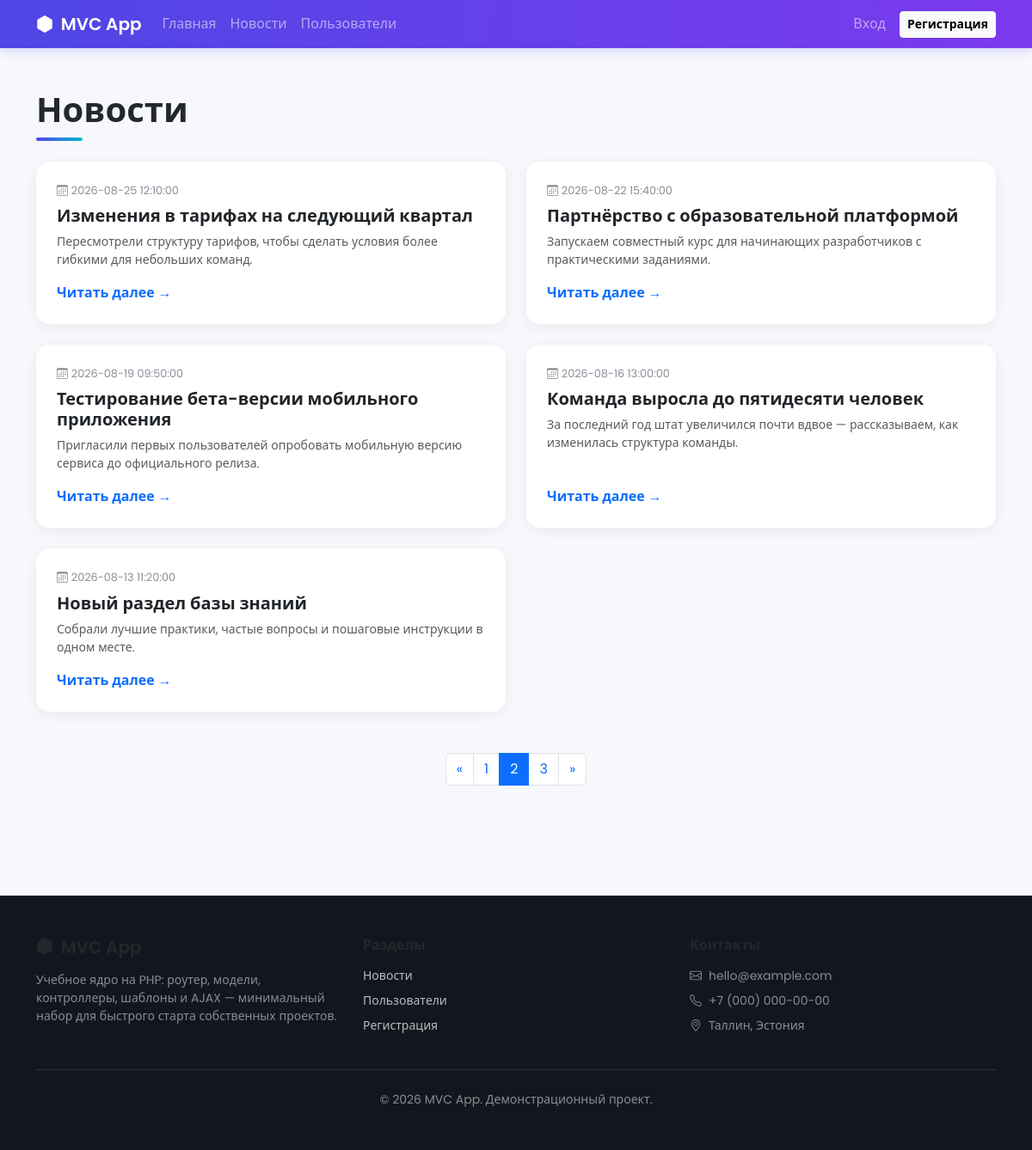
The page /news/index/page/2 on the database its author committed.
### tables this page shows
CREATE TABLE IF NOT EXISTS news (
    id INT UNSIGNED AUTO_INCREMENT PRIMARY KEY,
    title VARCHAR(200) NOT NULL,
    slug VARCHAR(220) NOT NULL UNIQUE,
    excerpt VARCHAR(500) NOT NULL,
    content TEXT NOT NULL,
    created_at DATETIME NOT NULL
);

### core/View.php (called while the page is built, shortened)
<?php
class View
{
    private string $viewsPath;
    public function __construct()
    {
        $this->viewsPath = BASE_PATH . '/app/views/';
    }
    public function render(string $viewPath, array $data = []): void
    {
        $content = $this->renderPartial($viewPath, $data);
    }
    public function renderPartial(string $viewPath, array $data = []): string
    {
        $file = $this->viewsPath . $viewPath . '.php';
        extract($data, EXTR_SKIP);
        require $file;
        return ob_get_clean();
    }
}

### core/Controller.php (called while the page is built, shortened)
<?php
abstract class Controller
{
    protected View $view;
    public function __construct(array $params = [])
    {
        $this->view   = new View();
    }
    protected function model(string $name): mixed
    {
        $class = ucfirst($name) . 'Model';
        $file  = BASE_PATH . '/app/models/' . $class . '.php';
        return new $class();
    }
    protected function render(string $viewPath, array $data = []): void
    {
        $this->view->render($viewPath, $data);
    }
}

### app/controllers/NewsController.php (called while the page is built, shortened)
<?php
class NewsController extends Controller
{
    public function indexAction(array $params): void
    {
        $page = max(1, (int)($params['page'] ?? 1));
        $newsModel = $this->model('news');
        $total      = $newsModel->countAll();
        $totalPages = max(1, (int)ceil($total / self::PER_PAGE));
        $page       = min($page, $totalPages);
        $items = $newsModel->getPaginated($page, self::PER_PAGE);
        $this->render('news/index', [
            'title'      => 'Новости',
            'items'      => $items,
            'page'       => $page,
            'totalPages' => $totalPages,
        ]);
    }
}

### core/Router.php (called while the page is built, shortened)
<?php
class Router
{
    private string $actionName     = DEFAULT_ACTION;
    private array  $params         = [];
    private function parseUri(): void
    {
        $uri = $_SERVER['REQUEST_URI'] ?? '/';
        $uri = parse_url($uri, PHP_URL_PATH) ?? '/';
        if (BASE_URL !== '/' && str_starts_with($uri, BASE_URL)) {
            $uri = substr($uri, strlen(BASE_URL));
        } else {
            $uri = ltrim($uri, '/');
        }
        $uri = trim($uri, '/');
        $segments = explode('/', $uri);
        $segments = array_map('urldecode', $segments);
        if (!empty($segments[1])) {
            $this->actionName = $segments[1];
        }
        $rest = array_slice($segments, 2);
        for ($i = 0; $i < count($rest); $i += 2) {
            $key   = $rest[$i];
            $value = $rest[$i + 1] ?? null;
            if ($key !== '') {
                $this->params[$key] = $value;
            }
        }
    }
    private function actionMethod(): string
    {
        $name = preg_replace('/[^a-zA-Z0-9_]/', '', $this->actionName);
        return lcfirst($name) . 'Action';
    }
    public function run(): void
    {
        $controller = new $controllerClass($this->params);
        $method = $this->actionMethod();
        $controller->$method($this->params);
    }
}

### index.php (called while the page is built, shortened)
<?php
$router = new Router();
$router->run();

### core/Autoloader.php (called while the page is built, shortened)
<?php
spl_autoload_register(function (string $class) {
    $dirs = [
        BASE_PATH . '/core/',
        BASE_PATH . '/app/models/',
        BASE_PATH . '/app/controllers/',
    ];
    foreach ($dirs as $dir) {
        $file = $dir . $class . '.php';
        if (is_file($file)) {
            return;
        }
    }
});

### core/Db.php (called while the page is built, shortened)
<?php
class Db
{
    private static ?Db $instance = null;
    private PDO $pdo;
    private function __construct()
    {
        $dsn = 'mysql:host=' . DB_HOST . ';dbname=' . DB_NAME . ';charset=' . DB_CHARSET;
        try {
            $this->pdo = new PDO($dsn, DB_USER, DB_PASS, [
                PDO::ATTR_ERRMODE            => PDO::ERRMODE_EXCEPTION,
                PDO::ATTR_DEFAULT_FETCH_MODE => PDO::FETCH_ASSOC,
                PDO::ATTR_EMULATE_PREPARES   => false,
            ]);
        } catch (PDOException $e) {
            if (DEBUG) {
                die('Ошибка подключения к БД: ' . $e->getMessage());
            }
            die('Ошибка подключения к базе данных.');
        }
    }
    public static function getInstance(): Db
    {
        if (self::$instance === null) {
            self::$instance = new self();
        }
        return self::$instance;
    }
    public function query(string $sql, array $params = []): PDOStatement
    {
        $stmt = $this->pdo->prepare($sql);
        $stmt->execute($params);
        return $stmt;
    }
    public function all(string $sql, array $params = []): array
    {
        return $this->query($sql, $params)->fetchAll();
    }
    public function one(string $sql, array $params = []): array|false
    {
        return $this->query($sql, $params)->fetch();
    }
}

### core/Model.php (called while the page is built, shortened)
<?php
abstract class Model
{
    public function __construct()
    {
        $this->db = Db::getInstance();
    }
}

### app/models/NewsModel.php (called while the page is built, shortened)
<?php
class NewsModel extends Model
{
    public function getPaginated(int $page, int $perPage = 5): array
    {
        $page    = max(1, $page);
        $perPage = max(1, $perPage);
        $offset  = ($page - 1) * $perPage;
        $sql = "SELECT id, title, slug, excerpt, created_at
                FROM news
                ORDER BY created_at DESC
                LIMIT {$perPage} OFFSET {$offset}";
        return $this->db->all($sql);
    }
    public function countAll(): int
    {
        $row = $this->db->one('SELECT COUNT(*) AS cnt FROM news');
        return (int)($row['cnt'] ?? 0);
    }
}

### app/views/news/index.php (the view)
<section class="container py-5">
    <h1 class="section-title mb-4"><?= htmlspecialchars($title) ?></h1>
    <?php if (empty($items)): ?>
        <p class="text-muted">Новостей пока нет.</p>
    <?php else: ?>
        <div class="row g-4 mb-5">
            <?php foreach ($items as $news): ?>
                <div class="col-md-6">
                    <div class="card news-card p-4 h-100">
                        <div class="news-date mb-2">
                            <i class="bi bi-calendar3 me-1"></i><?= htmlspecialchars($news['created_at']) ?>
                        </div>
                        <h5 class="fw-semibold">
                            <a class="text-decoration-none text-dark" href="<?= BASE_URL ?>news/view/slug/<?= urlencode($news['slug']) ?>">
                                <?= htmlspecialchars($news['title']) ?>
                            </a>
                        </h5>
                        <p class="text-muted small mb-3"><?= htmlspecialchars($news['excerpt']) ?></p>
                        <a href="<?= BASE_URL ?>news/view/slug/<?= urlencode($news['slug']) ?>" class="fw-semibold text-decoration-none mt-auto">
                            Читать далее &rarr;
                        </a>
                    </div>
                </div>
            <?php endforeach; ?>
        </div>
        <?php if ($totalPages > 1): ?>
            <nav aria-label="Навигация по страницам новостей">
                <ul class="pagination justify-content-center">
                    <li class="page-item <?= $page <= 1 ? 'disabled' : '' ?>">
                        <a class="page-link" href="<?= BASE_URL ?>news/index/page/<?= max(1, $page - 1) ?>">&laquo;</a>
                    </li>
                    <?php for ($p = 1; $p <= $totalPages; $p++): ?>
                        <li class="page-item <?= $p === $page ? 'active' : '' ?>">
                            <a class="page-link" href="<?= BASE_URL ?>news/index/page/<?= $p ?>"><?= $p ?></a>
                        </li>
                    <?php endfor; ?>
                    <li class="page-item <?= $page >= $totalPages ? 'disabled' : '' ?>">
                        <a class="page-link" href="<?= BASE_URL ?>news/index/page/<?= min($totalPages, $page + 1) ?>">&raquo;</a>
                    </li>
                </ul>
            </nav>
        <?php endif; ?>
    <?php endif; ?>
</section>

### public/css/style.css (style rules this page uses)
:root { --brand-1: #4f46e5; --brand-2: #7c3aed; --brand-3: #06b6d4; }
body { font-family: 'Poppins', system-ui, sans-serif; background: #f7f8fb; color: #24272b; }
.news-card { border: none; border-radius: 16px; box-shadow: 0 4px 16px rgba(24, 24, 40, .06); transition: transform .2s ease, box-shadow .2s ease; height: 100%; }
.news-date { font-size: .8rem; color: #8a8f98; }
.section-title { font-weight: 600; position: relative; padding-bottom: 12px; }
.section-title::after { content: ""; position: absolute; left: 0; bottom: 0; width: 54px; height: 4px; border-radius: 4px; background: linear-gradient(90deg, var(--brand-1), var(--brand-3)); }

### rows shown on the page
news: created_at "2026-08-25 12:10:00", title "Изменения в тарифах на следующий квартал", excerpt "Пересмотрели структуру тарифов, чтобы сделать условия более гибкими для небольших команд."
news: created_at "2026-08-22 15:40:00", title "Партнёрство с образовательной платформой", excerpt "Запускаем совместный курс для начинающих разработчиков с практическими заданиями."
news: created_at "2026-08-19 09:50:00", title "Тестирование бета-версии мобильного приложения", excerpt "Пригласили первых пользователей опробовать мобильную версию сервиса до официального релиза."
news: created_at "2026-08-16 13:00:00", title "Команда выросла до пятидесяти человек", excerpt "За последний год штат увеличился почти вдвое — рассказываем, как изменилась структура команды."
news: created_at "2026-08-13 11:20:00", title "Новый раздел базы знаний", excerpt "Собрали лучшие практики, частые вопросы и пошаговые инструкции в одном месте."

### other values the page prints
$title "Новости"
